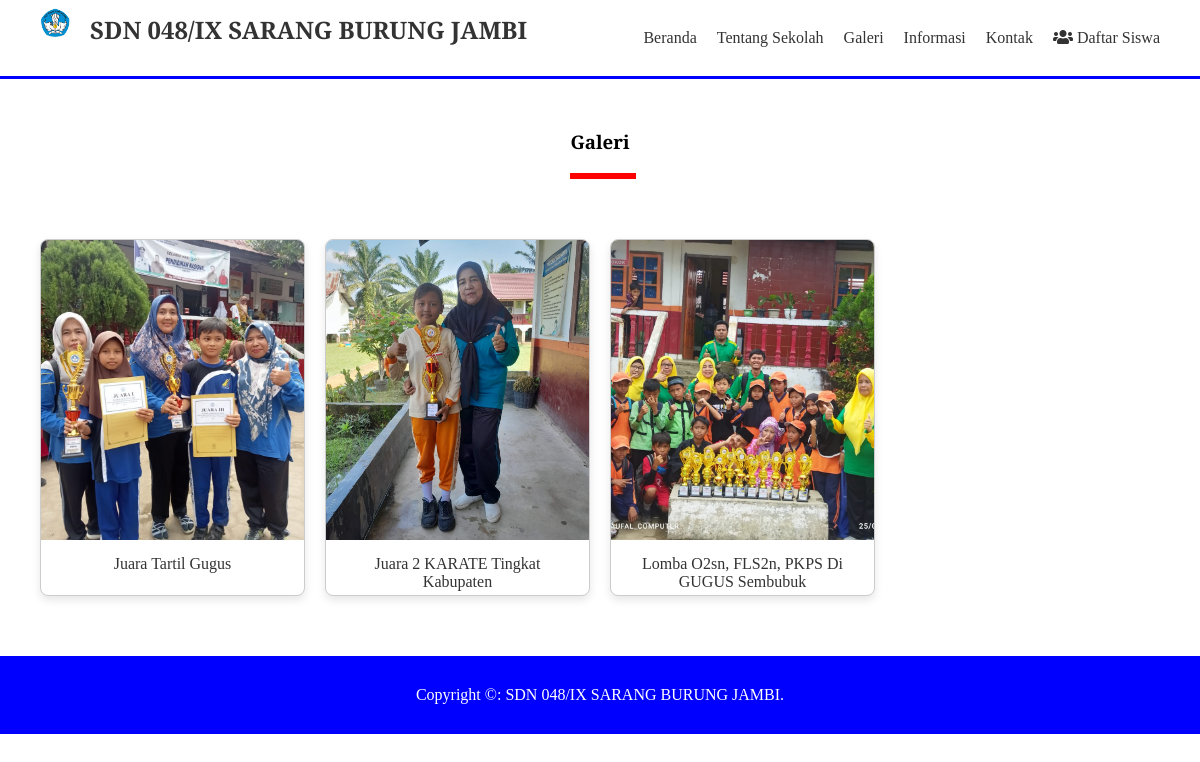
The page /galeri.php on the database its author committed.
### tables this page shows
CREATE TABLE `pengaturan` (
  `id` int(11) NOT NULL,
  `nama` varchar(50) NOT NULL,
  `email` varchar(50) NOT NULL,
  `telepon` varchar(20) NOT NULL,
  `alamat` text NOT NULL,
  `logo` varchar(50) NOT NULL,
  `favicon` varchar(50) NOT NULL,
  `tentang_sekolah` text NOT NULL,
  `foto_sekolah` varchar(50) NOT NULL,
  `google_maps` text NOT NULL,
  `nama_kepsek` varchar(50) NOT NULL,
  `foto_kepsek` varchar(50) NOT NULL,
  `sambutan_kepsek` text NOT NULL,
  `created_at` timestamp NOT NULL DEFAULT current_timestamp(),
  `updated_at` datetime DEFAULT NULL
);

CREATE TABLE `galeri` (
  `id` int(11) NOT NULL,
  `foto` varchar(50) NOT NULL,
  `keterangan` varchar(50) NOT NULL
);

### galeri.php (the view, shortened to what this page needs)
<?php include 'header.php'; ?>
<div class="section">
	<div class="container">
		<h3 class="text-center">Galeri</h3>
		<?php
				$galeri = mysqli_query($conn, "SELECT * FROM galeri ORDER BY id DESC");
										if(mysqli_num_rows($galeri) > 0){
											while ($p = mysqli_fetch_array($galeri)) {
			 ?>
				<div class="col-4">
					<a href="uploads/galeri/<?= $p['foto'] ?>" target="_blank" class="thumbnail-link">
					<div class="thumbnail-box">
						<div class="thumbnail-img" style="background-image: url('uploads/galeri/<?= $p['foto'] ?>');">
						</div>
						<div class="thumbnail-text">
							<?=$p['keterangan'] ?>
						</div>
					</div>
					</a>
				</div>
				<?php }}else{ ?>
					Tidak ada data
				<?php } ?>
	</div>
</div>
<?php include 'footer.php'; ?>

### header.php (shortened to what this page needs)
<?php
	include 'koneksi.php';
	$identitas = mysqli_query($conn, "SELECT * FROM pengaturan ORDER BY id DESC LIMIT 1");
	$d = mysqli_fetch_object($identitas);
 ?>
<!DOCTYPE html>
<html>
<head>
	<link rel="stylesheet" type="text/css" href="assets/css/style.css">
	<link rel="stylesheet" href="https://cdnjs.cloudflare.com/ajax/libs/font-awesome/5.15.3/css/all.min.css" />
</head>
<body>
	<div class="header">
		<div class="container">
			<div class="header-logo">
				<img src="uploads/identitas/<?= $d->logo ?>" width="50px">
				<h2><a href="index.php"><?= $d->nama ?></a></h2>
			</div>
			<ul class="header-menu">
				<li><a href="index.php">Beranda</a></li>
				<li><a href="tentang-sekolah.php">Tentang Sekolah</a></li>
				<li><a href="galeri.php">Galeri</a></li>
				<li><a href="informasi.php">Informasi</a></li>
				<li><a href="kontak.php">Kontak</a></li>
				<li><a href="login.php"><i class="fas fa-users"></i> Daftar Siswa</a></li>
			</ul>
		</div>
	</div>

### footer.php
	<footer>
		<div class="container text-center">
			Copyright &copy: <?= $d->nama ?>.
		</div>
	</footer>
</body>
</html>

### assets/css/style.css (style rules this page uses)
* { margin: 0; padding: 0; font-family: 'Playfair Display', serif; box-sizing: border-box; }
a { text-decoration: 0; }
.container { width: 1140px; margin: 0 auto; }
.container::after { content: ""; display: block; clear: both; }
.text-center { text-align: center !important; }
.header { border-bottom: 3px solid #0000FF; }
.header a { color: #333; }
.header-logo { float: left; line-height: 50px; padding: 5PX 0; }
.header-logo img { float: left; margin-right: 10px; }
.header-logo h2 { float: left; }
.header-menu { float: right; }
.header-menu li { float: left; list-style: none; padding: 29px 10px; }
.section { padding: 100px 0; }
.section h3 { padding-bottom: 25px; margin-bottom: 50px; position: relative; }
.section h3::after { content: ""; display: block; width: 60px; border: 3px solid red; position: absolute; bottom: 0; left: calc(50% - 30px); }
.col-4 { min-height: 200px; width: 25%; float: left; padding: 10px; }
.thumbnail-box { border: 1px solid #ccc; width: 100%; min-height: 200px; background-color: #fff; }
.thumbnail-img { height: 150px; background-repeat: no-repeat; background-size: cover; }
.thumbnail-text { height: 55px; padding: 5px; }
.thumbnail-link { color: #333; }
footer { padding: 30px; background-color: #0000FF; color: #ffff; }

### galeri.php (style rules this page uses)
.section { padding: 50px 0; }
.thumbnail-link { text-decoration: none; color: #333; }
.thumbnail-box { position: relative; overflow: hidden; border-radius: 8px; box-shadow: 0 4px 8px rgba(0, 0, 0, 0.1); transition: transform 0.3s ease-in-out; }
.thumbnail-img { height: 300px; background-size: cover; background-position: center; }
.thumbnail-text { padding: 15px; text-align: center; }

### rows shown on the page
pengaturan: logo (picture), nama "SDN 048/IX SARANG BURUNG JAMBI"
galeri: foto (picture), keterangan "Juara Tartil Gugus"
galeri: foto (picture), keterangan "Juara 2 KARATE Tingkat Kabupaten"
galeri: foto (picture), keterangan "Lomba O2sn, FLS2n, PKPS Di GUGUS Sembubuk"
